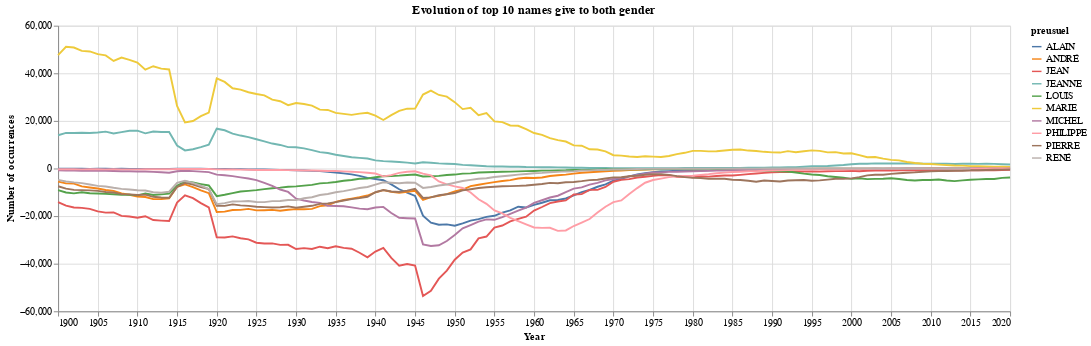

Source (notebook cell):
### Markdown cell above
### plot rapport of ten populart names give to both gender

### Code cell
#top1000names_both = both_names.groupby(['preusuel'])['nombre'].sum().sort_values(ascending= False).head(10).index.tolist()
names_list=["ALIX","CHARLIE","EDEN","DANY","DOMINIQUE","CAMILLE"]
top10_both_rapport = final[final.preusuel.isin(top10names_both)]
line=alt.Chart(top10_both_rapport).mark_line().encode(
    alt.X("annais:T", title='Year'),
    alt.Y("rapport:Q", title='Number of occurrences'),
    color=alt.Color("preusuel:N", legend=alt.Legend(title="preusuel")),
    #opacity = alt.condition(single, alt.value(1.0), alt.value(0.5)),
    tooltip=[alt.Tooltip(field='preusuel', title="Name")],
).properties(width=1000, height=300, title='Evolution of top 10 names give to both gender')
line

### Figure 1 — Vega-Lite specification as saved in the notebook (floating-point values rounded to 4 significant figures; data arrays with more than 128 entries replaced by an {"elided": "..."} marker saying what was removed)
{"config": {"view": {"continuousWidth": 300, "continuousHeight": 300}}, "data": {"name": "data-28e43cb0f0f2f0f344c138e200a3727b"}, "mark": {"type": "line"}, "encoding": {"color": {"field": "preusuel", "legend": {"title": "preusuel"}, "type": "nominal"}, "tooltip": [{"field": "preusuel", "title": "Name"}], "x": {"field": "annais", "title": "Year", "type": "temporal"}, "y": {"field": "rapport", "title": "Number of occurrences", "type": "quantitative"}}, "height": 300, "title": "Evolution of top 10 names give to both gender", "width": 1000, "$schema": "https://vega.github.io/schema/vega-lite/v5.17.0.json", "datasets": {"data-28e43cb0f0f2f0f344c138e200a3727b": {"elided": "1191 records"}}}
